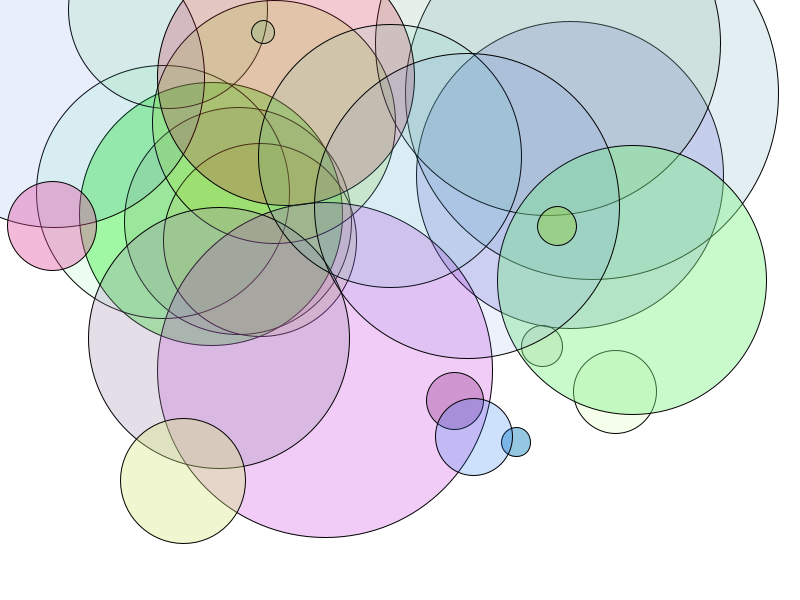
Frame 1 (no input)
Frame 60 (the mouse pressed at the canvas centre just before this capture): identical to frame 1, image omitted
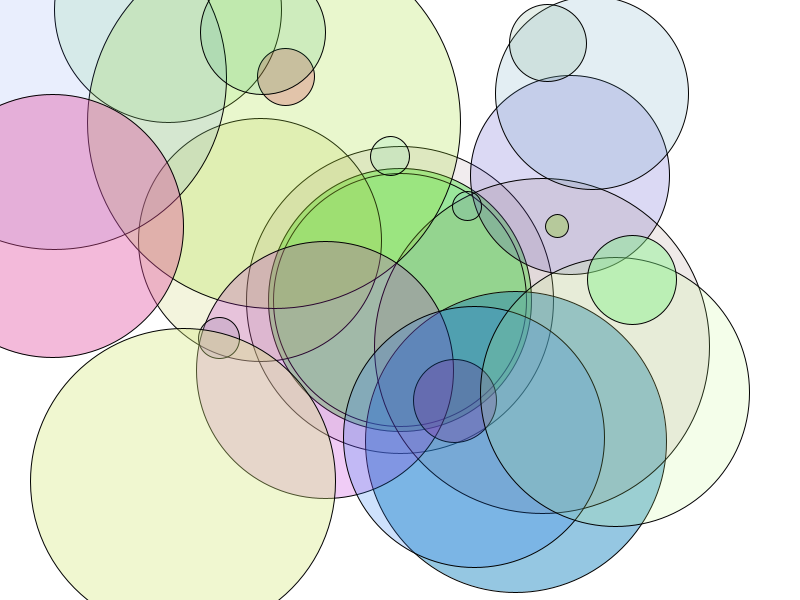
Frame 120 (the mouse held since frame 60 and released just before this capture)

The Processing sketch that drew these frames (run headless with seeded random() and noise(); from frame 60 on, the mouse is pressed at the canvas centre):

// Processing sketch: sketch_51_Visualization_of_Bubble_Sort_1
// ── sketch_51_Visualization_of_Bubble_Sort_1.pde
int[] num;
float[] size;
color[] colour;
int[] x;
int[] y;

void setup()
{
  size(800,600);

  num = new int[25];
  size = new float[num.length];
  colour = new color[num.length];
  x = new int[num.length];
  y = new int[num.length];

  for (int i = 0; i < num.length; i++)
  {
    size[i] = random(15.0, width/2);
    colour[i] = color(random(255), random(255), random(255), random(20, 127));
    x[i] = (int)random(width-size[i]/2);
    y[i] = (int)random(height-size[i]/2);
  }

  //for (int i = 0; i < num.length; i++)
  //{
  //  for (int j = 0; j < num.length-i-1; j++)
  //  {
  //    float a = size[j];
  //    float b = size[j+1];
  //    if (a > b)
  //    {
  //      x[j] = x[j+1];
  //      y[j] = y[j+1];
  //      swap(size, j, j+1);
  //    }
  //  }
  //}
}


int i = 0;
int j = 0;

void draw()
{
  background(255);

  if (mousePressed)
  {
    for (int k = 0; k < 1; k++)
    {
      float a = size[j];
      float b = size[j+1];
      if (a < b)
      {

        swap(size, j, j+1);
      }
      if (i < num.length)
      {
        j = j + 1;
        x[i] = width/2;
        y[i] = height/2;
        if (j >= num.length-i-1)
        {
          j = 0;
          i = i+1;
        }
      } else
      {
        noLoop();
        //println("Finished Sorting");
      }
    }
  }

  for (int i = 0; i < num.length; i++)
  {
    fill(colour[i]);
    strokeWeight(1);
    ellipse(x[i], y[i], size[i], size[i]);
  }
}

void swap(float[] arr, int a, int b)
{
  float temp = arr[a];
  arr[a] = arr[b];
  arr[b] = temp;
}
